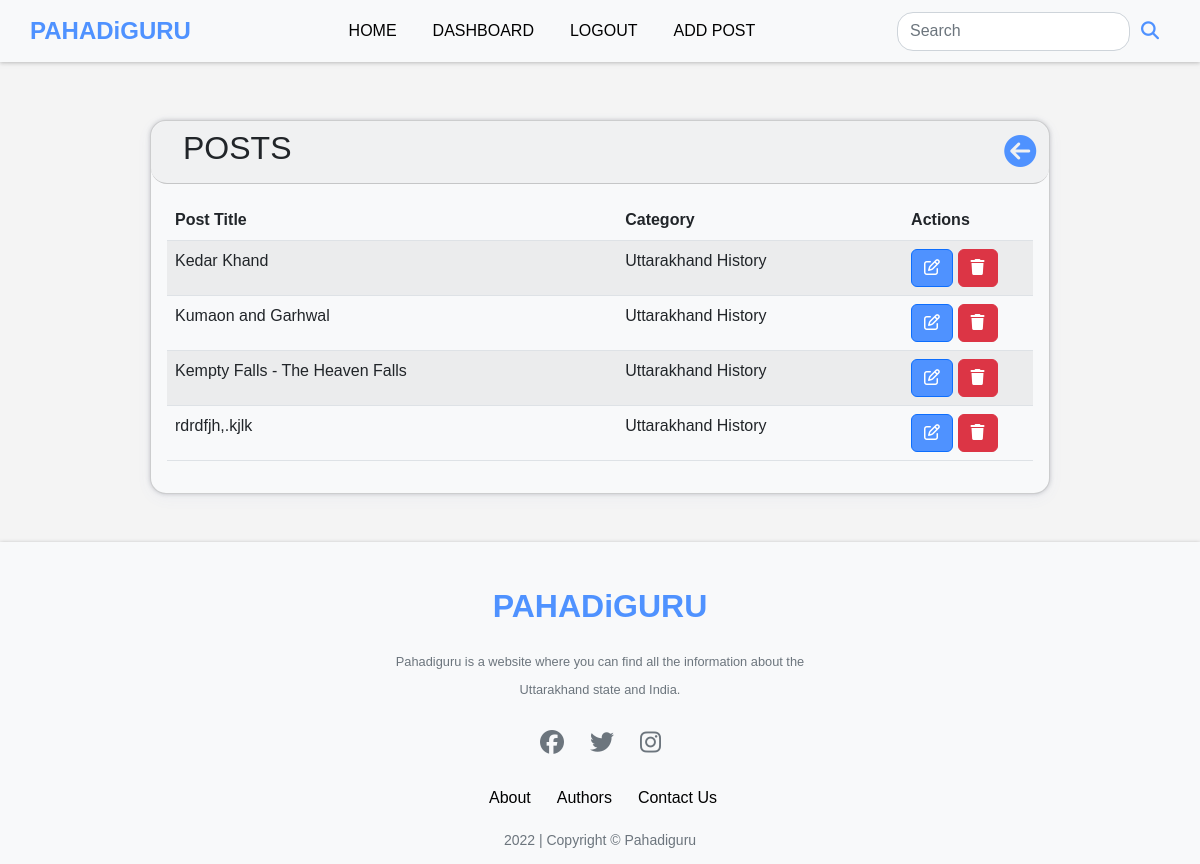
The app's page /your_posts (signed in), older data.
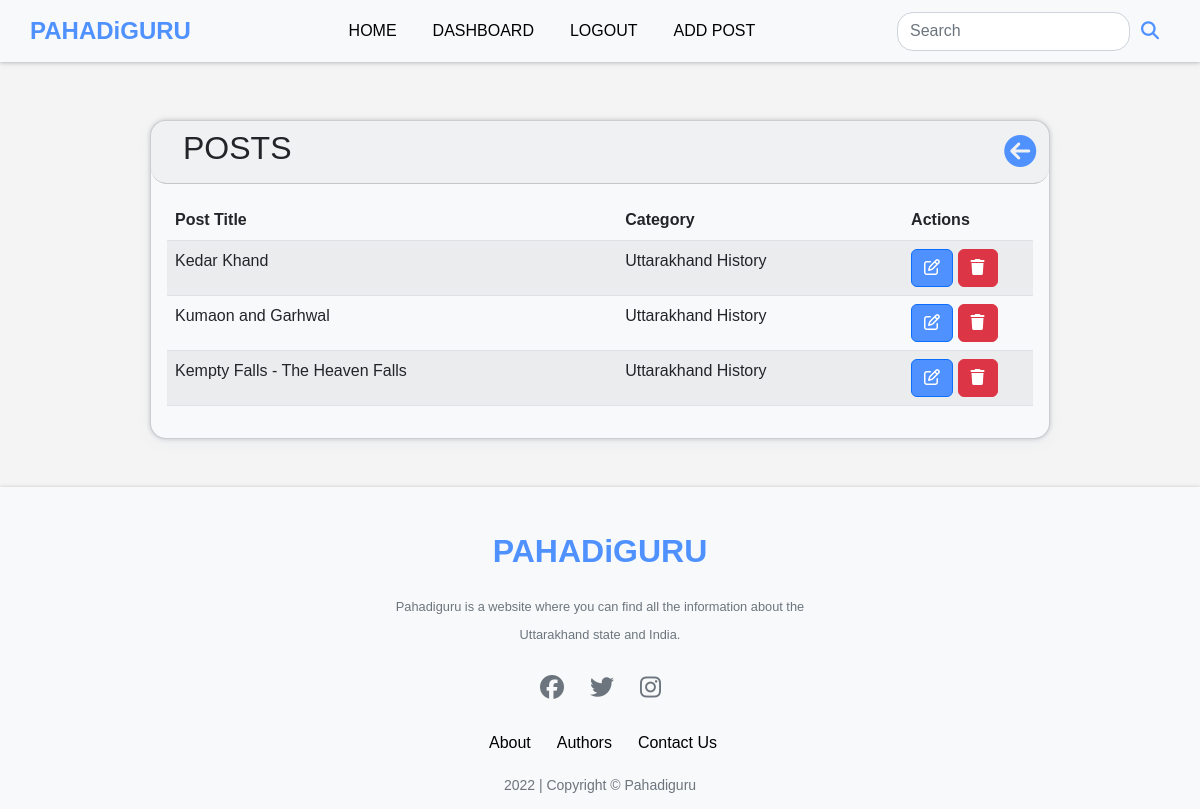
The same page, newer data.
### app.py (models this page shows)
class Posts(db.Model):
    id = db.Column(db.Integer, primary_key=True)
    title = db.Column(db.String(200), nullable=False)
    category = db.Column(db.String(50), nullable=False)
    slug= db.Column(db.String(200),nullable=True)
    content = db.Column(db.String(500), nullable=False)
    date_added = db.Column(db.Date, default=date.today)
    date_time = db.Column(db.DateTime, default=datetime.utcnow)
    poster_id = db.Column(db.Integer, db.ForeignKey('users.id'))
    likes=db.relationship('Likes',backref='post',passive_deletes=True)
    views=db.relationship('Views',backref='post',passive_deletes=True)
    image = db.Column(db.String(), nullable=True)

### app.py (the view)
@app.route('/your_posts', methods=['GET', 'POST'])
@login_required
def your_posts():
    posts = Posts.query.filter_by(poster_id=current_user.id).all()
    return render_template('your_posts.html',posts=posts)

### app.py (called while the page is built)
@login_manager.user_loader
def load_user(user_id):
    return Users.query.get(int(user_id))

### templates/your_posts.html (shortened to what this page needs)
{% extends 'base.html' %}  {% block content %}
<br /><br /><br /><br /><br />
<div
  class="card rounded-4 m-auto w-75"
  style="
    box-shadow: rgba(67, 71, 85, 0.27) 0px 0px 0.25em,
      rgba(90, 125, 188, 0.05) 0px 0.25em 1em;
    background-color: #f8f9fa;
  "
>
  <div
    class="card-header rounded-4"
    style="display: flex; justify-content: space-between; align-items: center"
  >
    <div>
      <h2 class="text-uppercase font-weight-bold" style="margin-left: 1rem">
        Posts
      </h2>
    </div>
    <a href="{{url_for('dashboard')}}"
      ><i
        class="fa-solid fa-circle-arrow-left"
        style="font-size: 2rem; margin-left: 10%; color: #4f92ff"
      ></i
    ></a>
  </div>
  <div class="card-body rounded-4">
      <div class="row" >
        <div class="col rounded-4" >
          <table class="table table-striped">
            <thead>
              <tr>
                <th>Post Title</th>
                <th>Category</th>
                <th style="width: 15%">Actions</th>
              </tr>
            </thead>
            <tbody>
              {% for post in posts %}
              <tr>
                <td>{{ post.title|truncate(30) }}</td>
                <td>{{ post.category }}</td>
                <td>
                  <a
                    href="{{url_for('edit_post',id=post.id)}}"
                    class="btn btn-primary" style="background-color: #4f92ff"
                    ><i class="fa-regular fa-pen-to-square" ></i
                  ></a>
                  <a
                    onclick="return confirm('Are you sure you want to delete this post?');"
                    href="{{url_for('delete_post',id=post.id)}}"
                    class="btn btn-danger"
                    ><i class="fas fa-trash"></i
                  ></a>
                </td>
              </tr>
              {% endfor %}
            </tbody>
          </table>
        </div>
      </div>
  </div>
</div>
<br /><br />
{% endblock %}

Row changes from the older to the newer data that the page shows:
no longer on this page (row edited): Posts: title "rdrdfjh,.kjlk", category "Uttarakhand History"
